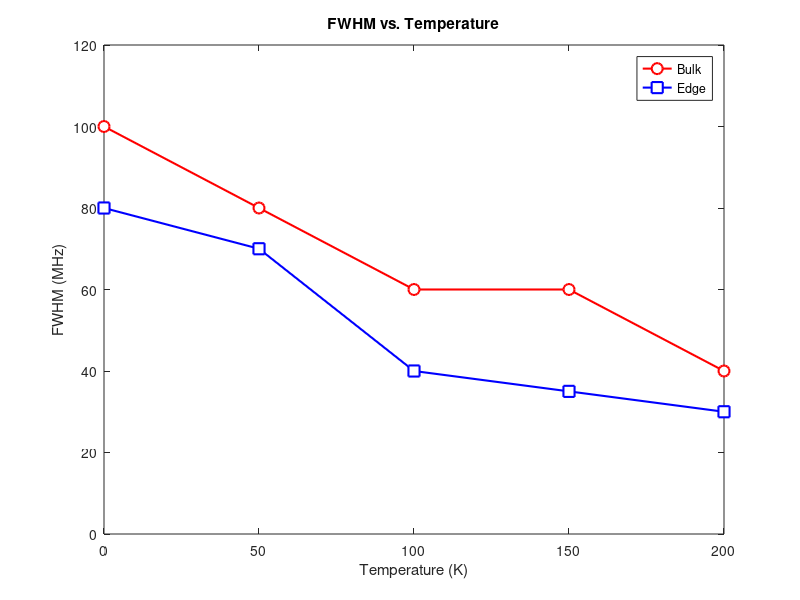

This figure's MATLAB source:
% Sample data, replace with your actual data
Temperature = [0, 50, 100, 150, 200]; % in Kelvin
FWHM_Bulk = [100, 80, 60, 60, 40]; % FWHM in MHz for Bulk
FWHM_Edge = [80, 70, 40, 35, 30]; % FWHM in MHz for Edge

% Create a new figure
figure;

% Plot the Bulk data
plot(Temperature, FWHM_Bulk, '-or', 'LineWidth', 1.5, 'MarkerSize', 8, 'MarkerEdgeColor', 'r', 'MarkerFaceColor', 'w');

% Hold on to plot the Edge data on the same figure
hold on;

% Plot the Edge data
plot(Temperature, FWHM_Edge, '-sb', 'LineWidth', 1.5, 'MarkerSize', 8, 'MarkerEdgeColor', 'b', 'MarkerFaceColor', 'w');

% Add labels and title
xlabel('Temperature (K)');
ylabel('FWHM (MHz)');
title('FWHM vs. Temperature');
legend({'Bulk', 'Edge'}, 'Location', 'best');

% Set the axes limits if necessary
xlim([0, 200]);
ylim([0, 120]);

% Add a grid for better readability
grid off;

% Display the figure
hold off;
